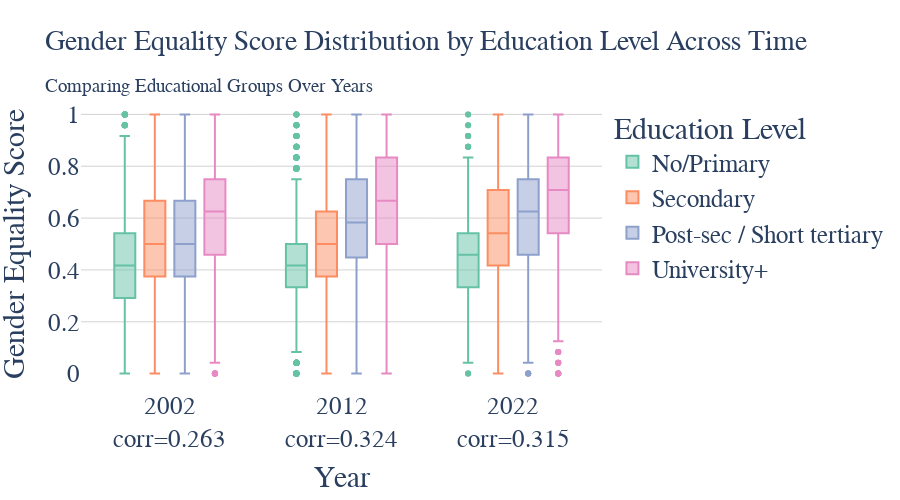

Notebook code cell kept with this figure:
### Code cell
# Box plot showing distribution of EG score by education level over time
# Calculate correlations between education and EG score for each year
edu_to_num = {
    'No/Primary': 1,
    'Secondary': 2,
    'Post-sec / Short tertiary': 3,
    'University+': 4
}

correlation_data = []
for year in [2002, 2012, 2022]:
    year_data = df_eg_analysis[df_eg_analysis['year'] == year].copy()
    year_data['edu_num'] = year_data['educ_4_label'].map(edu_to_num)
    corr = year_data[['edu_num', 'eg_score_norm']].corr().iloc[0, 1]
    correlation_data.append({'year': year, 'correlation': corr})

corr_df = pd.DataFrame(correlation_data)
corr_df['year_label'] = corr_df.apply(lambda x: f"{int(x['year'])}<br>corr={x['correlation']:.3f}", axis=1)

category_orders = {
    'educ_4_label': ['No/Primary', 'Secondary', 'Post-sec / Short tertiary', 'University+'],
}

fig_eg_edu_box = px.box(df_eg_analysis,
                        x='year',
                        y='eg_score_norm',
                        color='educ_4_label',
                        title='Gender Equality Score Distribution by Education Level Across Time<br><sub>Comparing Educational Groups Over Years</sub>',
                        labels={'eg_score_norm': 'Gender Equality Score',
                                'year': 'Year',
                                'educ_4_label': 'Education Level'},
                        color_discrete_sequence=px.colors.qualitative.Set2,
                        category_orders=category_orders,
                        height=500)

# Update x-axis with correlation values
fig_eg_edu_box.update_xaxes(
    ticktext=corr_df['year_label'].tolist(),
    tickvals=corr_df['year'].tolist(),
    showgrid=False
)

fig_eg_edu_box.update_yaxes(showgrid=True, gridwidth=1, gridcolor='lightgray')

fig_eg_edu_box.update_layout(
    font=dict(size=25, family='Arial'),
    title_font_size=27.5,
    plot_bgcolor='white',
    paper_bgcolor='white',
    legend_title_text='Education Level',
    boxmode='group'
)

fig_eg_edu_box.show()

### Figure 1 — Plotly figure (JSON) as saved in the notebook; plotly's stock layout.template omitted (floating-point values rounded to 4 significant figures; data arrays with more than 128 entries replaced by an {"elided": "..."} marker saying what was removed)
{"data": [{"alignmentgroup": "True", "hovertemplate": "Education Level=No/Primary<br>Year=%{x}<br>Gender Equality Score=%{y}<extra></extra>", "legendgroup": "No/Primary", "marker": {"color": "rgb(102,194,165)"}, "name": "No/Primary", "notched": false, "offsetgroup": "No/Primary", "orientation": "v", "showlegend": true, "type": "box", "x": {"elided": "12324 int values"}, "x0": " ", "xaxis": "x", "y": {"elided": "12324 float values"}, "y0": " ", "yaxis": "y"}, {"alignmentgroup": "True", "hovertemplate": "Education Level=Secondary<br>Year=%{x}<br>Gender Equality Score=%{y}<extra></extra>", "legendgroup": "Secondary", "marker": {"color": "rgb(252,141,98)"}, "name": "Secondary", "notched": false, "offsetgroup": "Secondary", "orientation": "v", "showlegend": true, "type": "box", "x": {"elided": "32317 int values"}, "x0": " ", "xaxis": "x", "y": {"elided": "32317 float values"}, "y0": " ", "yaxis": "y"}, {"alignmentgroup": "True", "hovertemplate": "Education Level=Post-sec / Short tertiary<br>Year=%{x}<br>Gender Equality Score=%{y}<extra></extra>", "legendgroup": "Post-sec / Short tertiary", "marker": {"color": "rgb(141,160,203)"}, "name": "Post-sec / Short tertiary", "notched": false, "offsetgroup": "Post-sec / Short tertiary", "orientation": "v", "showlegend": true, "type": "box", "x": {"elided": "15844 int values"}, "x0": " ", "xaxis": "x", "y": {"elided": "15844 float values"}, "y0": " ", "yaxis": "y"}, {"alignmentgroup": "True", "hovertemplate": "Education Level=University+<br>Year=%{x}<br>Gender Equality Score=%{y}<extra></extra>", "legendgroup": "University+", "marker": {"color": "rgb(231,138,195)"}, "name": "University+", "notched": false, "offsetgroup": "University+", "orientation": "v", "showlegend": true, "type": "box", "x": {"elided": "12841 int values"}, "x0": " ", "xaxis": "x", "y": {"elided": "12841 float values"}, "y0": " ", "yaxis": "y"}], "layout": {"boxmode": "group", "font": {"family": "Arial", "size": 25}, "height": 500, "legend": {"title": {"text": "Education Level"}, "tracegroupgap": 0}, "paper_bgcolor": "white", "plot_bgcolor": "white", "title": {"font": {"size": 27.5}, "text": "Gender Equality Score Distribution by Education Level Across Time<br><sub>Comparing Educational Groups Over Years</sub>"}, "xaxis": {"anchor": "y", "domain": [0, 1], "showgrid": false, "ticktext": ["2002<br>corr=0.263", "2012<br>corr=0.324", "2022<br>corr=0.315"], "tickvals": [2002, 2012, 2022], "title": {"text": "Year"}}, "yaxis": {"anchor": "x", "domain": [0, 1], "gridcolor": "lightgray", "gridwidth": 1, "showgrid": true, "title": {"text": "Gender Equality Score"}}}}
